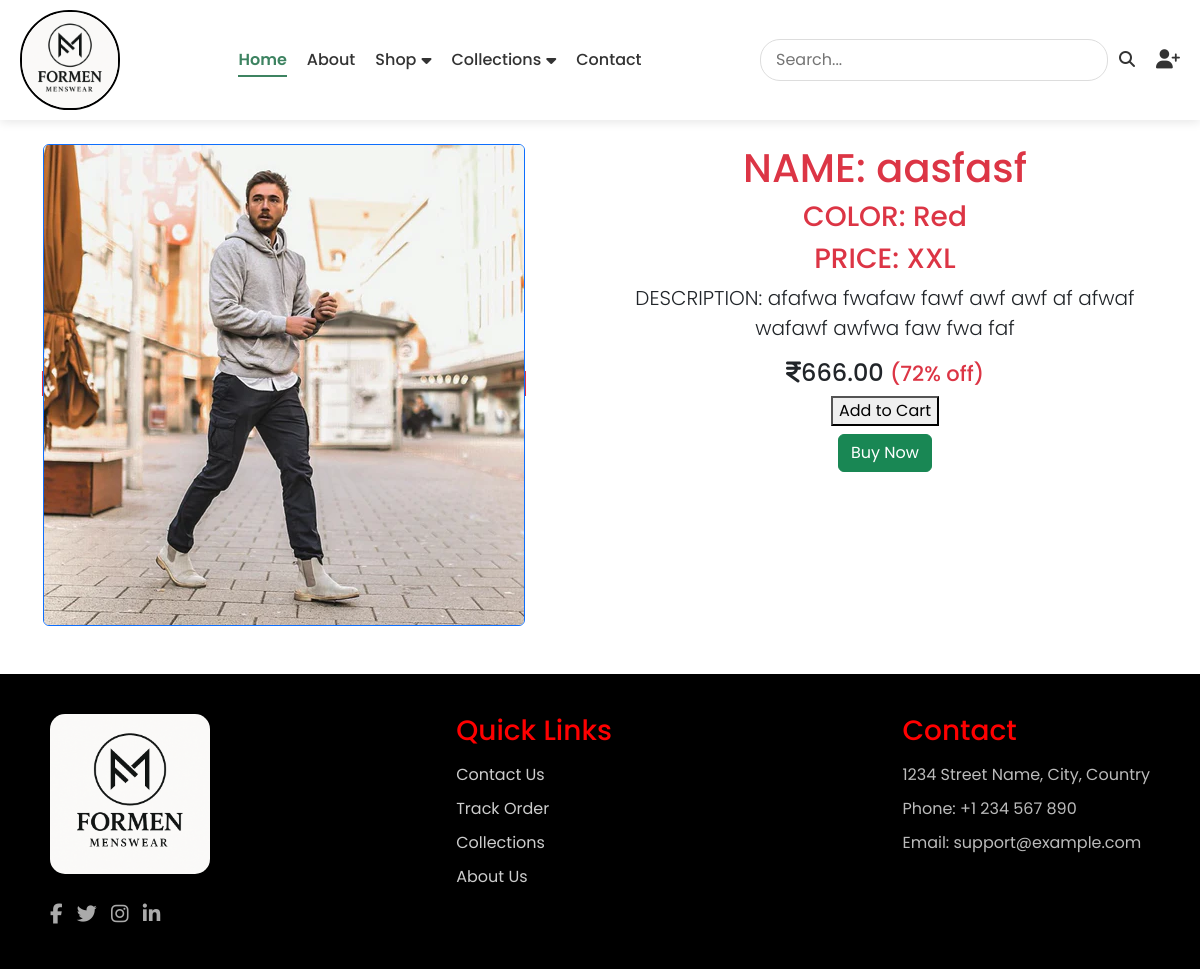
The app's page /product_details/1/ with its own data.
### core/models.py (models this page shows, shortened)
class Product(models.Model):
    name = models.CharField(max_length=255)
    price = models.DecimalField(max_digits=10, decimal_places=2)
    color = models.CharField(max_length=50)
    size = models.CharField(max_length=50)
    image = models.ImageField(upload_to='product_images/', null=True, blank=True)  # Image field
    description = models.TextField(max_length=500, blank=True)  # Small description field

### core/views.py (the view)
# urls.py: path('product_details/<int:id>/', views.product_details, name='product_details'),
def product_details(request, id):
    cd = Product.objects.get(pk=id)
    return render(request, 'core/product_details.html', {'cd':cd})

### core/templates/core/product_details.html (shortened to what this page needs)
{% extends "core/base.html" %}
{% load static %}
{% block content %}
<br><br><br>
<div class="container petdetails" style='margin-top: 3rem; margin-bottom: 3rem;'>
    <br>
    <div class="row">
        <div class="col-sm-6">
            <span class="border border-danger">
                <img src="{{cd.image.url}}" class="img-fluid rounded border border-primary"  alt="Responsive image" >
            </span>
        </div>
        <div class="col-sm-6">
            <div class="container">
                <h1 class="jumbotron-heading text-center text-danger">NAME: {{cd.name}}</h1>
                <h3 class="jumbotron-heading text-center text-danger">COLOR: {{cd.color}}</h3>
                <h3 class="jumbotron-heading text-center text-danger">PRICE: {{cd.size}}</h3>
                <p class="lead text-center">DESCRIPTION: {{cd.description}}</p>
                <div class="text-center">
                    <h4 class="font-weight-bold"><i class="fa-solid fa-indian-rupee-sign"></i>{{cd.price}} <small class="fw-light rupee">{{dc.original_price}}</small> <small class="text-danger">(72% off)</small></h4>
                    <form action="{% url 'add_to_cart' 'product' cd.id %}" method="post">
                        <button type="submit" class="add-to-cart-btn">Add to Cart</button>
                    </form>
                    <a href="" class="btn btn-success my-2">Buy Now</a>
                </div>
            </div>
        </div>
    </div>
    </div>
{% endblock content %}

### core/static/core/css/core.css (style rules this page uses)
body { margin: 0; padding: 0; box-sizing: border-box; font-family: 'Poppins', sans-serif; }

### core/templates/core/footer.html (style rules this page uses)
.bodysss { display: flex; margin:0px; flex-direction: column; min-height: 100vh; }

### records on screen
Product: image (picture), name "aasfasf", color "Red", size "XXL", description "afafwa fwafaw fawf awf awf af afwaf wafawf awfwa faw fwa faf", price "666.00"
